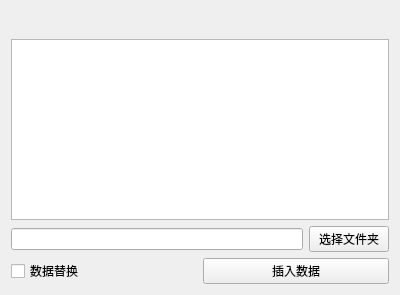
<?xml version="1.0" encoding="UTF-8"?>
<ui version="4.0">
 <class>DB_Insert</class>
 <widget class="QWidget" name="DB_Insert">
  <property name="geometry">
   <rect>
    <x>0</x>
    <y>0</y>
    <width>400</width>
    <height>295</height>
   </rect>
  </property>
  <property name="windowTitle">
   <string>Form</string>
  </property>
  <layout class="QHBoxLayout" name="horizontalLayout_3">
   <item>
    <layout class="QVBoxLayout" name="verticalLayout_2">
     <item>
      <spacer name="verticalSpacer">
       <property name="orientation">
        <enum>Qt::Vertical</enum>
       </property>
       <property name="sizeType">
        <enum>QSizePolicy::Maximum</enum>
       </property>
       <property name="sizeHint" stdset="0">
        <size>
         <width>20</width>
         <height>40</height>
        </size>
       </property>
      </spacer>
     </item>
     <item>
      <widget class="TextEdit" name="TextEdit_Log"/>
     </item>
     <item>
      <layout class="QVBoxLayout" name="verticalLayout">
       <item>
        <layout class="QHBoxLayout" name="horizontalLayout_2">
         <item>
          <widget class="LineEdit" name="LineEdit_Path"/>
         </item>
         <item>
          <widget class="PushButton" name="PushButton_Select">
           <property name="text">
            <string>选择文件夹</string>
           </property>
          </widget>
         </item>
        </layout>
       </item>
       <item>
        <layout class="QHBoxLayout" name="horizontalLayout">
         <item>
          <widget class="CheckBox" name="CheckBox">
           <property name="text">
            <string>数据替换</string>
           </property>
          </widget>
         </item>
         <item>
          <widget class="PushButton" name="PushButton_Excu">
           <property name="text">
            <string>插入数据</string>
           </property>
          </widget>
         </item>
        </layout>
       </item>
      </layout>
     </item>
    </layout>
   </item>
  </layout>
 </widget>
 <customwidgets>
  <customwidget>
   <class>CheckBox</class>
   <extends>QCheckBox</extends>
   <header>qfluentwidgets</header>
  </customwidget>
  <customwidget>
   <class>PushButton</class>
   <extends>QPushButton</extends>
   <header>qfluentwidgets</header>
  </customwidget>
  <customwidget>
   <class>LineEdit</class>
   <extends>QLineEdit</extends>
   <header>qfluentwidgets</header>
  </customwidget>
  <customwidget>
   <class>TextEdit</class>
   <extends>QTextEdit</extends>
   <header>qfluentwidgets</header>
  </customwidget>
 </customwidgets>
 <resources/>
 <connections/>
</ui>
